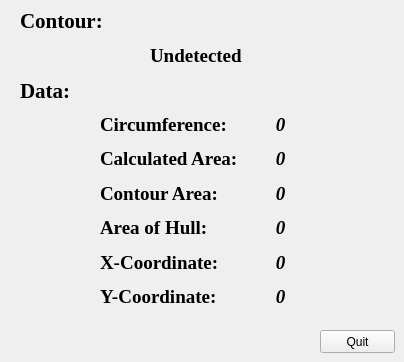
  <widget class="QWidget" name="page5">
   <widget class="QLabel" name="label_12">
    <property name="geometry">
     <rect>
      <x>20</x>
      <y>10</y>
      <width>91</width>
      <height>21</height>
     </rect>
    </property>
    <property name="font">
     <font>
      <family>Times New Roman</family>
      <pointsize>16</pointsize>
      <weight>75</weight>
      <bold>true</bold>
     </font>
    </property>
    <property name="text">
     <string>Contour:</string>
    </property>
   </widget>
   <widget class="QLabel" name="detectionLabel">
    <property name="geometry">
     <rect>
      <x>150</x>
      <y>40</y>
      <width>121</width>
      <height>31</height>
     </rect>
    </property>
    <property name="font">
     <font>
      <family>Times New Roman</family>
      <pointsize>14</pointsize>
      <weight>75</weight>
      <bold>true</bold>
     </font>
    </property>
    <property name="text">
     <string>Undetected</string>
    </property>
   </widget>
   <widget class="QLabel" name="label_9">
    <property name="geometry">
     <rect>
      <x>20</x>
      <y>80</y>
      <width>71</width>
      <height>21</height>
     </rect>
    </property>
    <property name="font">
     <font>
      <family>Times New Roman</family>
      <pointsize>16</pointsize>
      <weight>75</weight>
      <bold>true</bold>
     </font>
    </property>
    <property name="text">
     <string>Data:</string>
    </property>
   </widget>
   <widget class="QWidget" name="layoutWidget">
    <property name="geometry">
     <rect>
      <x>100</x>
      <y>110</y>
      <width>139</width>
      <height>201</height>
     </rect>
    </property>
    <property name="font">
     <font>
      <family>Times New Roman</family>
      <pointsize>14</pointsize>
      <weight>75</weight>
      <bold>true</bold>
     </font>
    </property>
    <layout class="QVBoxLayout" name="verticalLayout">
     <item>
      <widget class="QLabel" name="label_10">
       <property name="font">
        <font>
         <family>Times New Roman</family>
         <pointsize>14</pointsize>
         <weight>75</weight>
         <bold>true</bold>
        </font>
       </property>
       <property name="text">
        <string>Circumference:</string>
       </property>
      </widget>
     </item>
     <item>
      <widget class="QLabel" name="label_11">
       <property name="font">
        <font>
         <family>Times New Roman</family>
         <pointsize>14</pointsize>
         <weight>75</weight>
         <bold>true</bold>
        </font>
       </property>
       <property name="text">
        <string>Calculated Area:</string>
       </property>
      </widget>
     </item>
     <item>
      <widget class="QLabel" name="label_14">
       <property name="font">
        <font>
         <family>Times New Roman</family>
         <pointsize>14</pointsize>
         <weight>75</weight>
         <bold>true</bold>
        </font>
       </property>
       <property name="text">
        <string>Contour Area:</string>
       </property>
      </widget>
     </item>
     <item>
      <widget class="QLabel" name="label_15">
       <property name="font">
        <font>
         <family>Times New Roman</family>
         <pointsize>14</pointsize>
         <weight>75</weight>
         <bold>true</bold>
        </font>
       </property>
       <property name="text">
        <string>Area of Hull:</string>
       </property>
      </widget>
     </item>
     <item>
      <widget class="QLabel" name="label_18">
       <property name="font">
        <font>
         <family>Times New Roman</family>
         <pointsize>14</pointsize>
         <weight>75</weight>
         <bold>true</bold>
        </font>
       </property>
       <property name="text">
        <string>X-Coordinate:</string>
       </property>
      </widget>
     </item>
     <item>
      <widget class="QLabel" name="label_16">
       <property name="font">
        <font>
         <family>Times New Roman</family>
         <pointsize>14</pointsize>
         <weight>75</weight>
         <bold>true</bold>
        </font>
       </property>
       <property name="text">
        <string>Y-Coordinate:</string>
       </property>
      </widget>
     </item>
    </layout>
   </widget>
   <widget class="QWidget" name="layoutWidget">
    <property name="geometry">
     <rect>
      <x>240</x>
      <y>110</y>
      <width>81</width>
      <height>201</height>
     </rect>
    </property>
    <property name="font">
     <font>
      <family>Times New Roman</family>
      <pointsize>14</pointsize>
      <weight>75</weight>
      <italic>true</italic>
      <bold>true</bold>
     </font>
    </property>
    <layout class="QVBoxLayout" name="verticalLayout_2">
     <item>
      <widget class="QLabel" name="circumferenceLabel">
       <property name="font">
        <font>
         <family>Times New Roman</family>
         <pointsize>14</pointsize>
         <weight>75</weight>
         <italic>true</italic>
         <bold>true</bold>
        </font>
       </property>
       <property name="text">
        <string>0</string>
       </property>
       <property name="alignment">
        <set>Qt::AlignCenter</set>
       </property>
      </widget>
     </item>
     <item>
      <widget class="QLabel" name="calcAreaLabel">
       <property name="font">
        <font>
         <family>Times New Roman</family>
         <pointsize>14</pointsize>
         <weight>75</weight>
         <italic>true</italic>
         <bold>true</bold>
        </font>
       </property>
       <property name="text">
        <string>0</string>
       </property>
       <property name="alignment">
        <set>Qt::AlignCenter</set>
       </property>
      </widget>
     </item>
     <item>
      <widget class="QLabel" name="contourAreaLabel">
       <property name="font">
        <font>
         <family>Times New Roman</family>
         <pointsize>14</pointsize>
         <weight>75</weight>
         <italic>true</italic>
         <bold>true</bold>
        </font>
       </property>
       <property name="text">
        <string>0</string>
       </property>
       <property name="alignment">
        <set>Qt::AlignCenter</set>
       </property>
      </widget>
     </item>
     <item>
      <widget class="QLabel" name="hullAreaLabel">
       <property name="font">
        <font>
         <family>Times New Roman</family>
         <pointsize>14</pointsize>
         <weight>75</weight>
         <italic>true</italic>
         <bold>true</bold>
        </font>
       </property>
       <property name="text">
        <string>0</string>
       </property>
       <property name="alignment">
        <set>Qt::AlignCenter</set>
       </property>
      </widget>
     </item>
     <item>
      <widget class="QLabel" name="xCoordLabel">
       <property name="font">
        <font>
         <family>Times New Roman</family>
         <pointsize>14</pointsize>
         <weight>75</weight>
         <italic>true</italic>
         <bold>true</bold>
        </font>
       </property>
       <property name="text">
        <string>0</string>
       </property>
       <property name="alignment">
        <set>Qt::AlignCenter</set>
       </property>
      </widget>
     </item>
     <item>
      <widget class="QLabel" name="yCoordLabel">
       <property name="font">
        <font>
         <family>Times New Roman</family>
         <pointsize>14</pointsize>
         <weight>75</weight>
         <italic>true</italic>
         <bold>true</bold>
        </font>
       </property>
       <property name="text">
        <string>0</string>
       </property>
       <property name="alignment">
        <set>Qt::AlignCenter</set>
       </property>
      </widget>
     </item>
    </layout>
   </widget>
   <widget class="QPushButton" name="quitButton">
    <property name="geometry">
     <rect>
      <x>320</x>
      <y>330</y>
      <width>75</width>
      <height>23</height>
     </rect>
    </property>
    <property name="text">
     <string>Quit</string>
    </property>
   </widget>
  </widget>
